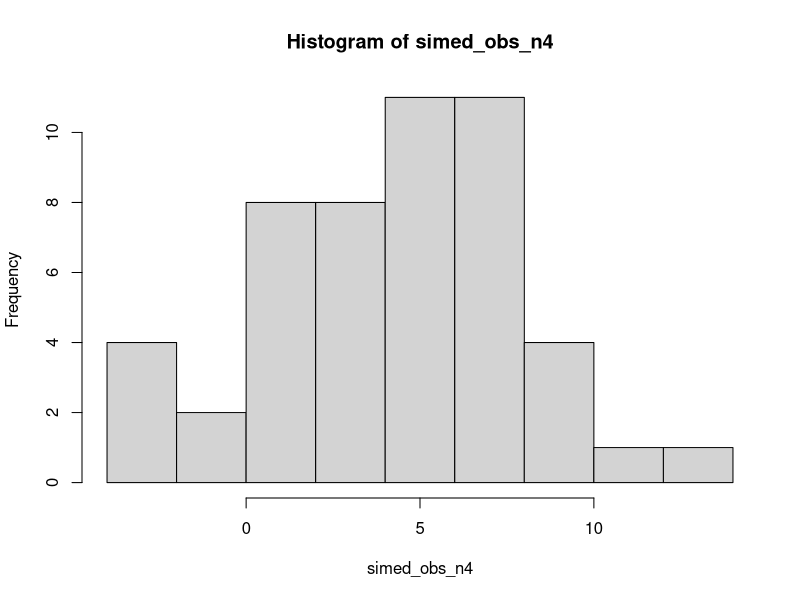
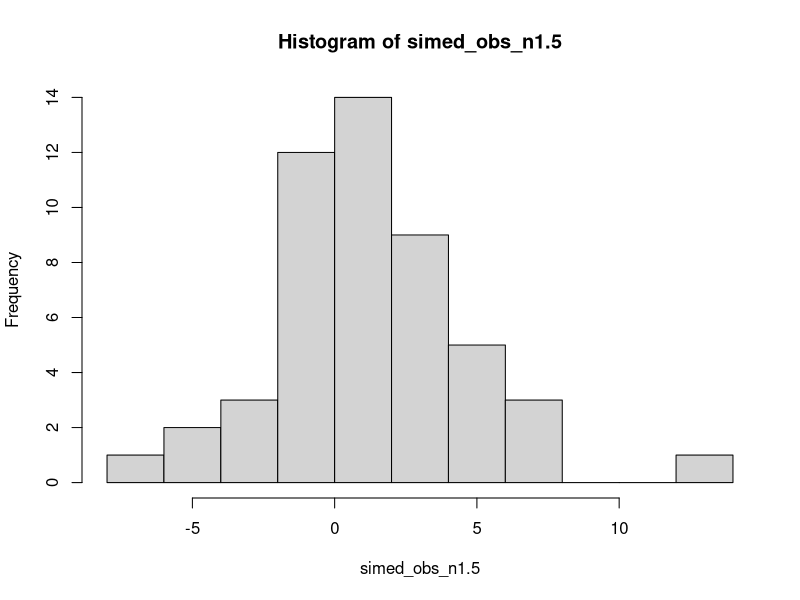
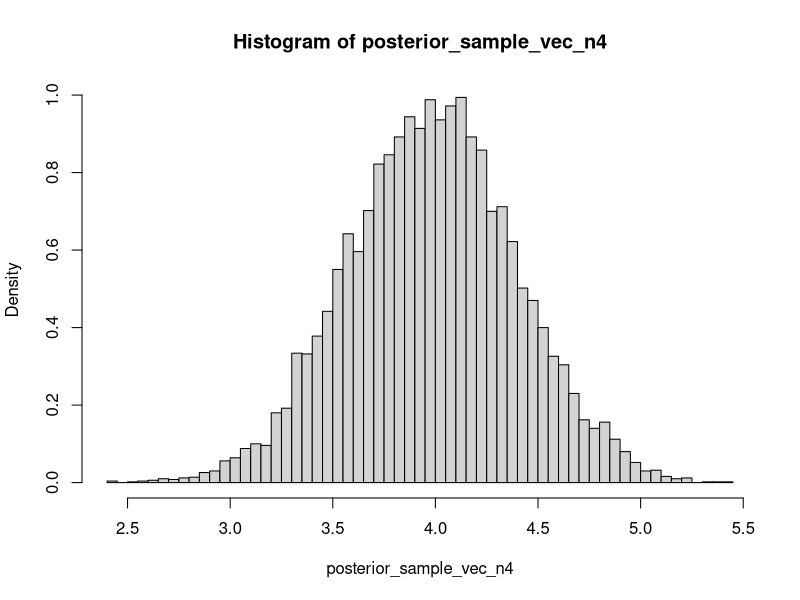
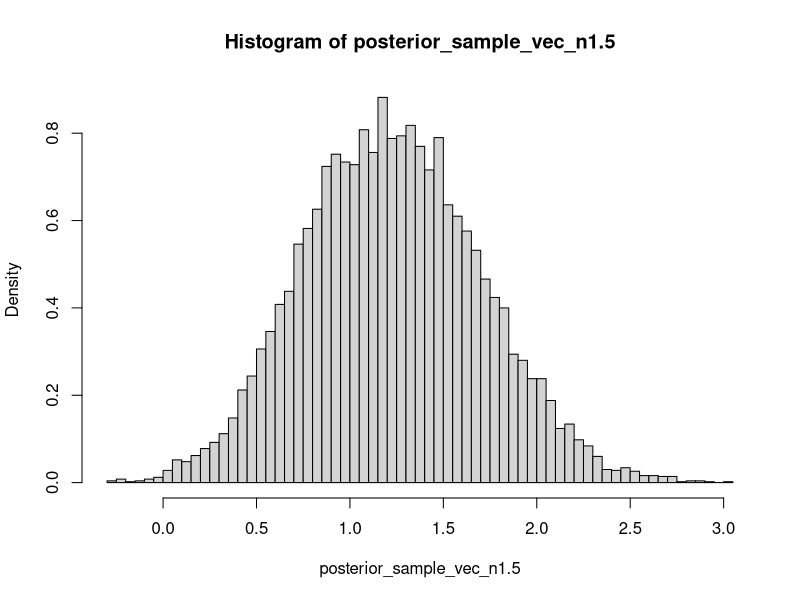
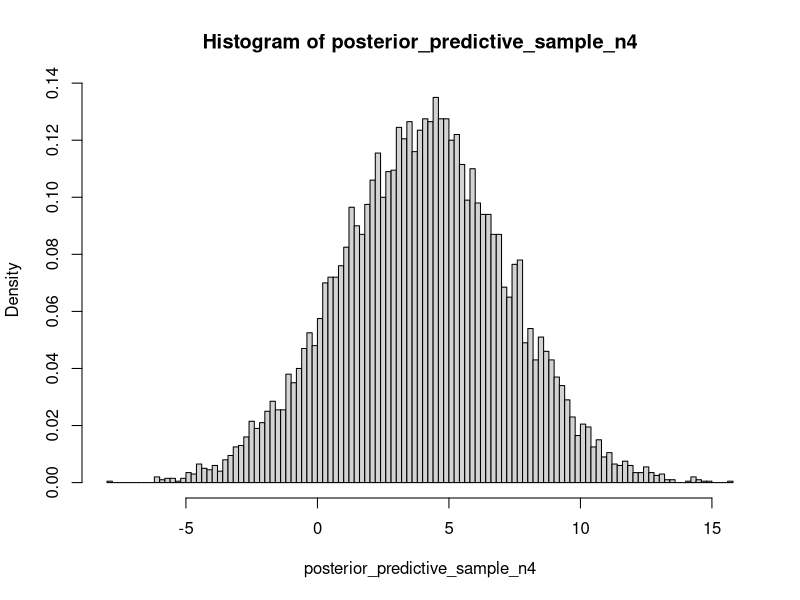

The R source for these figures, in order: (Note: this script raises an error after producing the figures.)
set.seed(20220216)

# simulate sample (observations)
simed_obs_n4 <- rnorm(50, 4, sqrt(10))
simed_obs_n1.5 <- rnorm(50, 1.5, sqrt(10))

par(mfrow=c(1, 1))
hist(simed_obs_n4)
hist(simed_obs_n1.5)

# drawing posterior samples
update_weight_normalmixture <- function(prior_weight, mu_vec, x_bar){
    tau = 1
    sigma = sqrt(10)
    n = 50
    new_weight = prior_weight * exp(-0.5*(n/(n*tau^2+sigma^2))*(mu_vec-x_bar)^2)
    new_weight = new_weight/sum(new_weight)
    return(new_weight)
}

update_normalmixture_parameters <- function(mu, x_bar){
    tau = 1
    sigma = sqrt(10)
    n = 50

    scale_param  = 1/((n/sigma^2) + (1/tau^2))
    loc_param = scale_param * (x_bar*n/sigma^2 + mu/tau^2)
    return(c(loc_param, sqrt(scale_param)))
}

prior_weight = c(1/3, 1/3, 1/3)
prior_mu_vec = c(-3,0,3)
posterior_weight_n4 = update_weight_normalmixture(
    prior_weight, prior_mu_vec, mean(simed_obs_n4))
print(round(posterior_weight_n4, 4))

posterior_weight_n1.5 = update_weight_normalmixture(
    prior_weight, prior_mu_vec, mean(simed_obs_n1.5))
print(round(posterior_weight_n1.5, 4))

# draw posterior samples
## select mixture with posterior weights

N = 10000
chosen_mixture_n4 = sample(c(1,2,3), N, replace=TRUE, prob=posterior_weight_n4)
chosen_mixture_n1.5 = sample(c(1,2,3), N, replace=TRUE, prob=posterior_weight_n1.5)

chosen_mixture_count_n4 = c(
    sum(chosen_mixture_n4==1),
    sum(chosen_mixture_n4==2), 
    sum(chosen_mixture_n4==3))
print(chosen_mixture_count_n4)

chosen_mixture_count_n1.5 = c(
    sum(chosen_mixture_n1.5==1),
    sum(chosen_mixture_n1.5==2),
    sum(chosen_mixture_n1.5==3))
print(chosen_mixture_count_n1.5)

## draw posterior samples

posterior_sample_vec_n4 = c()
for(i in 1:3){
    params = update_normalmixture_parameters(prior_mu_vec[i], mean(simed_obs_n4))
    posterior_sample_vec_n4 = c(
        posterior_sample_vec_n4, 
        rnorm(chosen_mixture_count_n4[i], params[1], params[2]))
}
hist(posterior_sample_vec_n4, breaks=100, freq=FALSE)
mean(posterior_sample_vec_n4)
var(posterior_sample_vec_n4)


posterior_sample_vec_n1.5 = c()
for(i in 1:3){
    params = update_normalmixture_parameters(prior_mu_vec[i], mean(simed_obs_n1.5))
    posterior_sample_vec_n1.5 = c(
        posterior_sample_vec_n1.5, 
        rnorm(chosen_mixture_count_n1.5[i], params[1], params[2]))
}
hist(posterior_sample_vec_n1.5, breaks=100, freq=FALSE)
mean(posterior_sample_vec_n1.5)
var(posterior_sample_vec_n1.5)


#draw posterior predictive samples
##way 1. using posterior samples

K=10000
chosen_mu = sample(posterior_sample_vec_n4, K, replace=TRUE)
posterior_predictive_sample_n4 = c()
for(i in 1:K){
    posterior_predictive_sample_n4 = c(posterior_predictive_sample_n4, rnorm(1, chosen_mu[i], sqrt(10)))
}
hist(posterior_predictive_sample_n4, breaks=100, freq=FALSE)
mean(postpredictive_sample_vec_n4)
var(postpredictive_sample_vec_n4)


chosen_mu = sample(posterior_sample_vec_n1.5, K, replace=TRUE)
posterior_predictive_sample_n1.5 = c()
for(i in 1:K){
    posterior_predictive_sample_n1.5 = c(posterior_predictive_sample_n1.5, rnorm(1, chosen_mu[i], sqrt(10)))
}
hist(posterior_predictive_sample_n1.5, breaks=100, freq=FALSE)
mean(postpredictive_sample_vec_n1.5)
var(postpredictive_sample_vec_n1.5)

##way 2. using posterior predictive distribution directly

K = 10000
chosen_mixture_n4 = sample(c(1,2,3), K, replace=TRUE, prob=posterior_weight_n4)
chosen_mixture_n1.5 = sample(c(1,2,3), K, replace=TRUE, prob=posterior_weight_n1.5)

chosen_mixture_count_n1.5 = c(
    sum(chosen_mixture_n1.5==1),
    sum(chosen_mixture_n1.5==2),
    sum(chosen_mixture_n1.5==3))
chosen_mixture_count_n1.5
chosen_mixture_count_n4 = c(
    sum(chosen_mixture_n4==1),
    sum(chosen_mixture_n4==2), 
    sum(chosen_mixture_n4==3))
chosen_mixture_count_n4

update_normalmixture_predictive_parameters <- function(mu, x_bar){
    tau = 1
    sigma = sqrt(10)
    n = 50

    scale_param  = 1/((n/sigma^2) + (1/tau^2))
    loc_param = scale_param * (x_bar*n/sigma^2 + mu/tau^2)
    return(c(loc_param, sqrt(scale_param + sigma^2)))
}

postpredictive_sample_vec_n4_v2 = c()
for(i in 1:3){
    params = update_normalmixture_predictive_parameters(
        prior_mu_vec[i], mean(simed_obs_n4))
    postpredictive_sample_vec_n4_v2 = c(
        postpredictive_sample_vec_n4_v2, 
        rnorm(chosen_mixture_count_n4[i], params[1], params[2]))
}
hist(postpredictive_sample_vec_n4_v2, breaks=100, freq=FALSE)
mean(postpredictive_sample_vec_n4_v2)
var(postpredictive_sample_vec_n4_v2)


postpredictive_sample_vec_n1.5_v2 = c()
for(i in 1:3){
    params = update_normalmixture_predictive_parameters(
        prior_mu_vec[i], mean(simed_obs_n1.5))
    postpredictive_sample_vec_n1.5_v2 = c(
        postpredictive_sample_vec_n1.5_v2, 
        rnorm(chosen_mixture_count_n1.5[i], params[1], params[2]))
}
hist(postpredictive_sample_vec_n1.5_v2, breaks=100, freq=FALSE)
mean(postpredictive_sample_vec_n1.5_v2)
var(postpredictive_sample_vec_n1.5_v2)